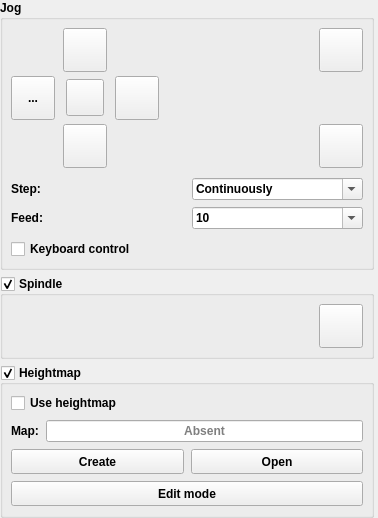
         <widget class="Widget" name="scrollAreaWidgetContents">
          <property name="geometry">
           <rect>
            <x>0</x>
            <y>0</y>
            <width>378</width>
            <height>494</height>
           </rect>
          </property>
          <property name="sizePolicy">
           <sizepolicy hsizetype="Minimum" vsizetype="Maximum">
            <horstretch>0</horstretch>
            <verstretch>0</verstretch>
           </sizepolicy>
          </property>
          <layout class="QVBoxLayout" name="verticalLayout_21">
           <property name="leftMargin">
            <number>0</number>
           </property>
           <property name="topMargin">
            <number>0</number>
           </property>
           <property name="rightMargin">
            <number>4</number>
           </property>
           <property name="bottomMargin">
            <number>0</number>
           </property>
           <item>
            <widget class="GroupBox" name="grpJog">
             <property name="font">
              <font>
               <weight>75</weight>
               <bold>true</bold>
              </font>
             </property>
             <property name="focusPolicy">
              <enum>Qt::NoFocus</enum>
             </property>
             <property name="title">
              <string>Jog</string>
             </property>
             <property name="checkable">
              <bool>false</bool>
             </property>
             <property name="overrided" stdset="0">
              <bool>false</bool>
             </property>
             <layout class="QVBoxLayout" name="verticalLayout_11">
              <property name="leftMargin">
               <number>8</number>
              </property>
              <property name="topMargin">
               <number>8</number>
              </property>
              <property name="rightMargin">
               <number>8</number>
              </property>
              <property name="bottomMargin">
               <number>8</number>
              </property>
              <item>
               <widget class="QWidget" name="widgetJog" native="true">
                <layout class="QVBoxLayout" name="verticalLayout_9">
                 <property name="spacing">
                  <number>10</number>
                 </property>
                 <property name="leftMargin">
                  <number>0</number>
                 </property>
                 <property name="topMargin">
                  <number>0</number>
                 </property>
                 <property name="rightMargin">
                  <number>0</number>
                 </property>
                 <property name="bottomMargin">
                  <number>0</number>
                 </property>
                 <item>
                  <layout class="QGridLayout" name="gridLayout_3">
                   <property name="horizontalSpacing">
                    <number>8</number>
                   </property>
                   <property name="verticalSpacing">
                    <number>4</number>
                   </property>
                   <item row="2" column="0">
                    <widget class="StyledToolButton" name="cmdXMinus">
                     <property name="sizePolicy">
                      <sizepolicy hsizetype="Fixed" vsizetype="Fixed">
                       <horstretch>0</horstretch>
                       <verstretch>0</verstretch>
                      </sizepolicy>
                     </property>
                     <property name="minimumSize">
                      <size>
                       <width>44</width>
                       <height>44</height>
                      </size>
                     </property>
                     <property name="toolTip">
                      <string>X-</string>
                     </property>
                     <property name="text">
                      <string>...</string>
                     </property>
                     <property name="icon">
                      <iconset>
                       <normaloff>:/images/1401561986_chevron-left.png</normaloff>:/images/1401561986_chevron-left.png</iconset>
                     </property>
                     <property name="iconSize">
                      <size>
                       <width>30</width>
                       <height>30</height>
                      </size>
                     </property>
                    </widget>
                   </item>
                   <item row="3" column="1">
                    <layout class="QHBoxLayout" name="horizontalLayout_13">
                     <property name="spacing">
                      <number>0</number>
                     </property>
                     <item>
                      <widget class="StyledToolButton" name="cmdYMinus">
                       <property name="sizePolicy">
                        <sizepolicy hsizetype="Fixed" vsizetype="Fixed">
                         <horstretch>0</horstretch>
                         <verstretch>0</verstretch>
                        </sizepolicy>
                       </property>
                       <property name="minimumSize">
                        <size>
                         <width>44</width>
                         <height>44</height>
                        </size>
                       </property>
                       <property name="toolTip">
                        <string>Y-</string>
                       </property>
                       <property name="text">
                        <string/>
                       </property>
                       <property name="icon">
                        <iconset>
                         <normaloff>:/images/1401562173_chevron-down.png</normaloff>:/images/1401562173_chevron-down.png</iconset>
                       </property>
                       <property name="iconSize">
                        <size>
                         <width>30</width>
                         <height>30</height>
                        </size>
                       </property>
                      </widget>
                     </item>
                    </layout>
                   </item>
                   <item row="2" column="2">
                    <widget class="StyledToolButton" name="cmdXPlus">
                     <property name="sizePolicy">
                      <sizepolicy hsizetype="Fixed" vsizetype="Fixed">
                       <horstretch>0</horstretch>
                       <verstretch>0</verstretch>
                      </sizepolicy>
                     </property>
                     <property name="minimumSize">
                      <size>
                       <width>44</width>
                       <height>44</height>
                      </size>
                     </property>
                     <property name="toolTip">
                      <string>X+</string>
                     </property>
                     <property name="text">
                      <string/>
                     </property>
                     <property name="icon">
                      <iconset>
                       <normaloff>:/images/1401562173_chevron-right.png</normaloff>:/images/1401562173_chevron-right.png</iconset>
                     </property>
                     <property name="iconSize">
                      <size>
                       <width>30</width>
                       <height>30</height>
                      </size>
                     </property>
                    </widget>
                   </item>
                   <item row="0" column="1">
                    <layout class="QHBoxLayout" name="horizontalLayout_12">
                     <property name="spacing">
                      <number>0</number>
                     </property>
                     <item>
                      <widget class="StyledToolButton" name="cmdYPlus">
                       <property name="sizePolicy">
                        <sizepolicy hsizetype="Fixed" vsizetype="Fixed">
                         <horstretch>0</horstretch>
                         <verstretch>0</verstretch>
                        </sizepolicy>
                       </property>
                       <property name="minimumSize">
                        <size>
                         <width>44</width>
                         <height>44</height>
                        </size>
                       </property>
                       <property name="toolTip">
                        <string>Y+</string>
                       </property>
                       <property name="text">
                        <string/>
                       </property>
                       <property name="icon">
                        <iconset>
                         <normaloff>:/images/1401562173_chevron-up.png</normaloff>:/images/1401562173_chevron-up.png</iconset>
                       </property>
                       <property name="iconSize">
                        <size>
                         <width>30</width>
                         <height>30</height>
                        </size>
                       </property>
                      </widget>
                     </item>
                    </layout>
                   </item>
                   <item row="0" column="3">
                    <layout class="QHBoxLayout" name="horizontalLayout_25">
                     <property name="spacing">
                      <number>0</number>
                     </property>
                     <item>
                      <spacer name="horizontalSpacer">
                       <property name="orientation">
                        <enum>Qt::Horizontal</enum>
                       </property>
                       <property name="sizeHint" stdset="0">
                        <size>
                         <width>0</width>
                         <height>20</height>
                        </size>
                       </property>
                      </spacer>
                     </item>
                     <item>
                      <widget class="StyledToolButton" name="cmdZPlus">
                       <property name="sizePolicy">
                        <sizepolicy hsizetype="Fixed" vsizetype="Fixed">
                         <horstretch>0</horstretch>
                         <verstretch>0</verstretch>
                        </sizepolicy>
                       </property>
                       <property name="minimumSize">
                        <size>
                         <width>44</width>
                         <height>44</height>
                        </size>
                       </property>
                       <property name="toolTip">
                        <string>Z+</string>
                       </property>
                       <property name="text">
                        <string/>
                       </property>
                       <property name="icon">
                        <iconset>
                         <normaloff>:/images/1401562699_icon-arrow-up-b.png</normaloff>:/images/1401562699_icon-arrow-up-b.png</iconset>
                       </property>
                       <property name="iconSize">
                        <size>
                         <width>28</width>
                         <height>28</height>
                        </size>
                       </property>
                      </widget>
                     </item>
                    </layout>
                   </item>
                   <item row="3" column="3">
                    <layout class="QHBoxLayout" name="horizontalLayout_26">
                     <property name="spacing">
                      <number>0</number>
                     </property>
                     <item>
                      <spacer name="horizontalSpacer_2">
                       <property name="orientation">
                        <enum>Qt::Horizontal</enum>
                       </property>
                       <property name="sizeHint" stdset="0">
                        <size>
                         <width>0</width>
                         <height>20</height>
                        </size>
                       </property>
                      </spacer>
                     </item>
                     <item>
                      <widget class="StyledToolButton" name="cmdZMinus">
                       <property name="sizePolicy">
                        <sizepolicy hsizetype="Fixed" vsizetype="Fixed">
                         <horstretch>0</horstretch>
                         <verstretch>0</verstretch>
                        </sizepolicy>
                       </property>
                       <property name="minimumSize">
                        <size>
                         <width>44</width>
                         <height>44</height>
                        </size>
                       </property>
                       <property name="toolTip">
                        <string>Z-</string>
                       </property>
                       <property name="text">
                        <string/>
                       </property>
                       <property name="icon">
                        <iconset>
                         <normaloff>:/images/1401562699_icon-arrow-down-b.png</normaloff>:/images/1401562699_icon-arrow-down-b.png</iconset>
                       </property>
                       <property name="iconSize">
                        <size>
                         <width>28</width>
                         <height>28</height>
                        </size>
                       </property>
                      </widget>
                     </item>
                    </layout>
                   </item>
                   <item row="2" column="1">
                    <layout class="QHBoxLayout" name="horizontalLayout_15">
                     <property name="spacing">
                      <number>0</number>
                     </property>
                     <item>
                      <widget class="StyledToolButton" name="cmdStop">
                       <property name="sizePolicy">
                        <sizepolicy hsizetype="Fixed" vsizetype="Fixed">
                         <horstretch>0</horstretch>
                         <verstretch>0</verstretch>
                        </sizepolicy>
                       </property>
                       <property name="minimumSize">
                        <size>
                         <width>36</width>
                         <height>36</height>
                        </size>
                       </property>
                       <property name="toolTip">
                        <string>Stop</string>
                       </property>
                       <property name="text">
                        <string/>
                       </property>
                       <property name="icon">
                        <iconset>
                         <normaloff>:/images/brake.png</normaloff>:/images/brake.png</iconset>
                       </property>
                       <property name="iconSize">
                        <size>
                         <width>30</width>
                         <height>30</height>
                        </size>
                       </property>
                      </widget>
                     </item>
                    </layout>
                   </item>
                   <item row="2" column="3">
                    <spacer name="verticalSpacer">
                     <property name="orientation">
                      <enum>Qt::Vertical</enum>
                     </property>
                     <property name="sizeHint" stdset="0">
                      <size>
                       <width>20</width>
                       <height>44</height>
                      </size>
                     </property>
                    </spacer>
                   </item>
                  </layout>
                 </item>
                 <item>
                  <layout class="QGridLayout" name="gridLayout_8">
                   <property name="verticalSpacing">
                    <number>7</number>
                   </property>
                   <item row="0" column="1">
                    <widget class="ComboBoxKey" name="cboJogStep">
                     <property name="editable">
                      <bool>true</bool>
                     </property>
                     <property name="insertPolicy">
                      <enum>QComboBox::NoInsert</enum>
                     </property>
                     <item>
                      <property name="text">
                       <string>Continuously</string>
                      </property>
                     </item>
                     <item>
                      <property name="text">
                       <string>0.01</string>
                      </property>
                     </item>
                     <item>
                      <property name="text">
                       <string>0.1</string>
                      </property>
                     </item>
                     <item>
                      <property name="text">
                       <string>1</string>
                      </property>
                     </item>
                     <item>
                      <property name="text">
                       <string>2</string>
                      </property>
                     </item>
                     <item>
                      <property name="text">
                       <string>5</string>
                      </property>
                     </item>
                     <item>
                      <property name="text">
                       <string>10</string>
                      </property>
                     </item>
                     <item>
                      <property name="text">
                       <string>20</string>
                      </property>
                     </item>
                     <item>
                      <property name="text">
                       <string>50</string>
                      </property>
                     </item>
                     <item>
                      <property name="text">
                       <string>100</string>
                      </property>
                     </item>
                     <item>
                      <property name="text">
                       <string>200</string>
                      </property>
                     </item>
                    </widget>
                   </item>
                   <item row="0" column="0">
                    <widget class="QLabel" name="label_20">
                     <property name="font">
                      <font>
                       <weight>75</weight>
                       <bold>true</bold>
                      </font>
                     </property>
                     <property name="text">
                      <string>Step:</string>
                     </property>
                    </widget>
                   </item>
                   <item row="1" column="0">
                    <widget class="QLabel" name="label_22">
                     <property name="font">
                      <font>
                       <weight>75</weight>
                       <bold>true</bold>
                      </font>
                     </property>
                     <property name="text">
                      <string>Feed:</string>
                     </property>
                    </widget>
                   </item>
                   <item row="1" column="1">
                    <widget class="ComboBoxKey" name="cboJogFeed">
                     <property name="editable">
                      <bool>true</bool>
                     </property>
                     <property name="insertPolicy">
                      <enum>QComboBox::NoInsert</enum>
                     </property>
                     <item>
                      <property name="text">
                       <string>10</string>
                      </property>
                     </item>
                     <item>
                      <property name="text">
                       <string>20</string>
                      </property>
                     </item>
                     <item>
                      <property name="text">
                       <string>50</string>
                      </property>
                     </item>
                     <item>
                      <property name="text">
                       <string>100</string>
                      </property>
                     </item>
                     <item>
                      <property name="text">
                       <string>200</string>
                      </property>
                     </item>
                     <item>
                      <property name="text">
                       <string>500</string>
                      </property>
                     </item>
                     <item>
                      <property name="text">
                       <string>1000</string>
                      </property>
                     </item>
                     <item>
                      <property name="text">
                       <string>2000</string>
                      </property>
                     </item>
                    </widget>
                   </item>
                  </layout>
                 </item>
                 <item>
                  <widget class="QCheckBox" name="chkKeyboardControl">
                   <property name="text">
                    <string>Keyboard control</string>
                   </property>
                  </widget>
                 </item>
                </layout>
               </widget>
              </item>
             </layout>
            </widget>
           </item>
           <item>
            <widget class="GroupBox" name="grpSpindle">
             <property name="enabled">
              <bool>true</bool>
             </property>
             <property name="font">
              <font>
               <weight>75</weight>
               <bold>true</bold>
              </font>
             </property>
             <property name="title">
              <string>Spindle</string>
             </property>
             <property name="checkable">
              <bool>true</bool>
             </property>
             <property name="overrided" stdset="0">
              <bool>false</bool>
             </property>
             <layout class="QHBoxLayout" name="horizontalLayout_2">
              <property name="leftMargin">
               <number>8</number>
              </property>
              <property name="topMargin">
               <number>8</number>
              </property>
              <property name="rightMargin">
               <number>8</number>
              </property>
              <property name="bottomMargin">
               <number>8</number>
              </property>
              <item>
               <widget class="QWidget" name="widgetSpindle" native="true">
                <layout class="QHBoxLayout" name="horizontalLayout_16">
                 <property name="leftMargin">
                  <number>0</number>
                 </property>
                 <property name="topMargin">
                  <number>0</number>
                 </property>
                 <property name="rightMargin">
                  <number>0</number>
                 </property>
                 <property name="bottomMargin">
                  <number>0</number>
                 </property>
                 <item>
                  <widget class="SliderBox" name="slbSpindle" native="true"/>
                 </item>
                 <item>
                  <widget class="StyledToolButton" name="cmdSpindle">
                   <property name="enabled">
                    <bool>true</bool>
                   </property>
                   <property name="sizePolicy">
                    <sizepolicy hsizetype="Fixed" vsizetype="Fixed">
                     <horstretch>0</horstretch>
                     <verstretch>0</verstretch>
                    </sizepolicy>
                   </property>
                   <property name="minimumSize">
                    <size>
                     <width>44</width>
                     <height>44</height>
                    </size>
                   </property>
                   <property name="toolTip">
                    <string>Spindle on/off</string>
                   </property>
                   <property name="icon">
                    <iconset>
                     <normaloff>:/images/cutter.png</normaloff>:/images/cutter.png</iconset>
                   </property>
                   <property name="iconSize">
                    <size>
                     <width>28</width>
                     <height>28</height>
                    </size>
                   </property>
                   <property name="checkable">
                    <bool>true</bool>
                   </property>
                  </widget>
                 </item>
                </layout>
               </widget>
              </item>
             </layout>
            </widget>
           </item>
           <item>
            <widget class="GroupBox" name="grpHeightMap">
             <property name="enabled">
              <bool>true</bool>
             </property>
             <property name="font">
              <font>
               <weight>75</weight>
               <bold>true</bold>
              </font>
             </property>
             <property name="title">
              <string>Heightmap</string>
             </property>
             <property name="checkable">
              <bool>true</bool>
             </property>
             <property name="overrided" stdset="0">
              <bool>false</bool>
             </property>
             <layout class="QVBoxLayout" name="verticalLayout_16">
              <property name="leftMargin">
               <number>8</number>
              </property>
              <property name="topMargin">
               <number>8</number>
              </property>
              <property name="rightMargin">
               <number>8</number>
              </property>
              <property name="bottomMargin">
               <number>9</number>
              </property>
              <item>
               <widget class="QWidget" name="widgetHeightMap" native="true">
                <layout class="QVBoxLayout" name="verticalLayout_15">
                 <property name="spacing">
                  <number>7</number>
                 </property>
                 <property name="leftMargin">
                  <number>0</number>
                 </property>
                 <property name="topMargin">
                  <number>0</number>
                 </property>
                 <property name="rightMargin">
                  <number>0</number>
                 </property>
                 <property name="bottomMargin">
                  <number>0</number>
                 </property>
                 <item>
                  <widget class="QCheckBox" name="chkHeightMapUse">
                   <property name="text">
                    <string>Use heightmap</string>
                   </property>
                  </widget>
                 </item>
                 <item>
                  <layout class="QHBoxLayout" name="horizontalLayout_22">
                   <item>
                    <widget class="QLabel" name="label_15">
                     <property name="text">
                      <string>Map:</string>
                     </property>
                    </widget>
                   </item>
                   <item>
                    <widget class="QLineEdit" name="txtHeightMap">
                     <property name="focusPolicy">
                      <enum>Qt::NoFocus</enum>
                     </property>
                     <property name="text">
                      <string/>
                     </property>
                     <property name="alignment">
                      <set>Qt::AlignCenter</set>
                     </property>
                     <property name="readOnly">
                      <bool>true</bool>
                     </property>
                     <property name="placeholderText">
                      <string>Absent</string>
                     </property>
                    </widget>
                   </item>
                  </layout>
                 </item>
                 <item>
                  <layout class="QHBoxLayout" name="horizontalLayout_21">
                   <item>
                    <widget class="StyledToolButton" name="cmdHeightMapCreate">
                     <property name="sizePolicy">
                      <sizepolicy hsizetype="Preferred" vsizetype="Fixed">
                       <horstretch>0</horstretch>
                       <verstretch>0</verstretch>
                      </sizepolicy>
                     </property>
                     <property name="minimumSize">
                      <size>
                       <width>0</width>
                       <height>25</height>
                      </size>
                     </property>
                     <property name="text">
                      <string>Create</string>
                     </property>
                    </widget>
                   </item>
                   <item>
                    <widget class="StyledToolButton" name="cmdHeightMapLoad">
                     <property name="sizePolicy">
                      <sizepolicy hsizetype="Preferred" vsizetype="Fixed">
                       <horstretch>0</horstretch>
                       <verstretch>0</verstretch>
                      </sizepolicy>
                     </property>
                     <property name="minimumSize">
                      <size>
                       <width>0</width>
                       <height>25</height>
                      </size>
                     </property>
                     <property name="text">
                      <string>Open</string>
                     </property>
                    </widget>
                   </item>
                  </layout>
                 </item>
                 <item>
                  <widget class="StyledToolButton" name="cmdHeightMapMode">
                   <property name="sizePolicy">
                    <sizepolicy hsizetype="Preferred" vsizetype="Fixed">
                     <horstretch>0</horstretch>
                     <verstretch>0</verstretch>
                    </sizepolicy>
                   </property>
                   <property name="minimumSize">
                    <size>
                     <width>42</width>
                     <height>25</height>
                    </size>
                   </property>
                   <property name="text">
                    <string>Edit mode</string>
                   </property>
                   <property name="checkable">
                    <bool>true</bool>
                   </property>
                  </widget>
                 </item>
                </layout>
               </widget>
              </item>
             </layout>
            </widget>
           </item>
          </layout>
         </widget>
